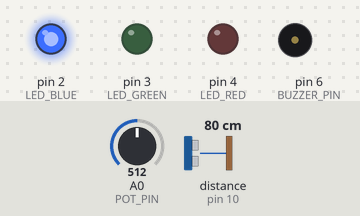
Recording of a sketch running on a simulated Arduino Uno, built with avr-gcc and run on an emulated ATmega328P. Shown: output pins drawn as LEDs (lit = HIGH), buzzer (waves = sounding, pin HIGH). Wiring (inferred from the names in the program): ultrasonic range finder: trigger pin 9; echo pin 10. The inputs (shaded band) are chosen by the test bench; at power-on: distance to the obstacle (sensor on pin 10) 80 cm, A0 (POT_PIN) = 512. The echo pulse lasts 58.3 µs per cm; pins used as bus, display or sensor lines are not drawn.

Above: at 1.2 s.
1.3 s: distance to the obstacle (sensor on pin 10) set to 61 cm
2.8 s: distance to the obstacle (sensor on pin 10) set to 53 cm
At 3.0 s:
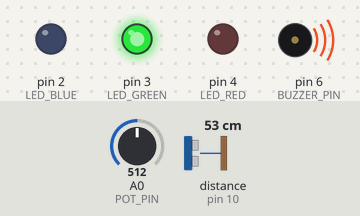
5.8 s: distance to the obstacle (sensor on pin 10) set to 41 cm
8.8 s: distance to the obstacle (sensor on pin 10) set to 34 cm
At 9.3 s:
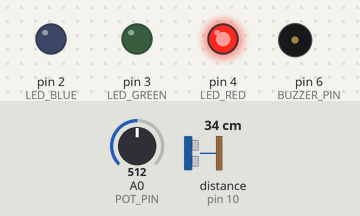
11.8 s: distance to the obstacle (sensor on pin 10) set to 60 cm
At 11.94 s:
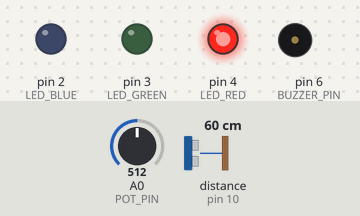
13.5 s: distance to the obstacle (sensor on pin 10) set to 2 cm
At 14.1 s:
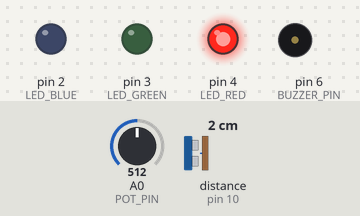
Timing chart, 0 to 17.5 s (numbered marks = the images above; inputs shaded):
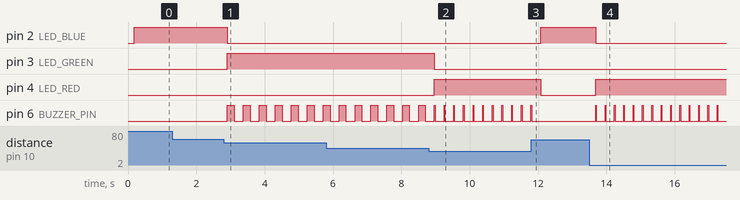

Measured:
- the behaviour switches between 57 and 56 cm on distance to the obstacle (sensor on pin 10) (found by bisection; images 0 and 1)
- the behaviour switches between 38 and 37 cm on distance to the obstacle (sensor on pin 10) (found by bisection; images 1 and 2)
- after the input at 2.8 s, pin 2 (LED_BLUE): HIGH → LOW after 0.10 s; pin 3 (LED_GREEN): LOW → HIGH after 0.10 s; pin 6 (BUZZER_PIN): alternates HIGH for 0.20 s and LOW for 0.27 s, starting after 0.10 s
- after the input at 8.8 s, pin 3 (LED_GREEN): HIGH → LOW after 0.17 s; pin 4 (LED_RED): LOW → HIGH after 0.17 s; pin 6 (BUZZER_PIN): alternates HIGH for 0.02 s and LOW for 0.26 s, starting after 0.19 s
- after the input at 11.8 s, pin 2 (LED_BLUE): LOW → HIGH after 0.28 s; pin 4 (LED_RED): HIGH → LOW after 0.28 s; pin 6 (BUZZER_PIN): goes on until 11.8 s, then stays LOW
- after the input at 13.5 s, pin 2 (LED_BLUE): HIGH → LOW after 0.19 s; pin 4 (LED_RED): LOW → HIGH after 0.19 s; pin 6 (BUZZER_PIN): alternates HIGH for 0.02 s and LOW for 0.25 s, starting after 0.19 s

The sketch:

anti-collision.ino
```cpp
#define TRIG_PIN 9
#define ECHO_PIN 10

#define LED_BLUE 2
#define LED_GREEN 3
#define LED_RED 4

#define BUZZER_PIN 6
#define POT_PIN A0

float measureDistance() {
  long duration;

  digitalWrite(TRIG_PIN, LOW);
  delayMicroseconds(2);
  digitalWrite(TRIG_PIN, HIGH);
  delayMicroseconds(10);
  digitalWrite(TRIG_PIN, LOW);

  duration = pulseIn(ECHO_PIN, HIGH, 30000);
  if (duration == 0) return -1;

  return duration * 0.034 / 2;
}

void setup() {
  Serial.begin(9600);

  pinMode(TRIG_PIN, OUTPUT);
  pinMode(ECHO_PIN, INPUT);

  pinMode(LED_BLUE, OUTPUT);
  pinMode(LED_GREEN, OUTPUT);
  pinMode(LED_RED, OUTPUT);

  pinMode(BUZZER_PIN, OUTPUT);
}

void loop() {
  float distance = 0;
  int valid = 0;

  for (int i = 0; i < 5; i++) {
    float d = measureDistance();
    if (d > 0 && d < 400) {
      distance += d;
      valid++;
    }
    delay(30);
  }

  if (valid > 0) distance /= valid;
  else distance = -1;

  int potValue = analogRead(POT_PIN);
  float criticalDistance = map(potValue, 0, 1023, 30, 45);

  digitalWrite(LED_BLUE, LOW);
  digitalWrite(LED_GREEN, LOW);
  digitalWrite(LED_RED, LOW);

  if (distance < 0 || distance > criticalDistance * 1.5) {
    digitalWrite(LED_BLUE, HIGH);
    digitalWrite(BUZZER_PIN, LOW);
  }
  else if (distance > criticalDistance) {
    digitalWrite(LED_GREEN, HIGH);
    digitalWrite(BUZZER_PIN, HIGH);
    delay(200);
    digitalWrite(BUZZER_PIN, LOW);
  }
  else {
    digitalWrite(LED_RED, HIGH);
    digitalWrite(BUZZER_PIN, HIGH);
    delay(20);
    digitalWrite(BUZZER_PIN, LOW);
  }

  delay(100);
}
```
